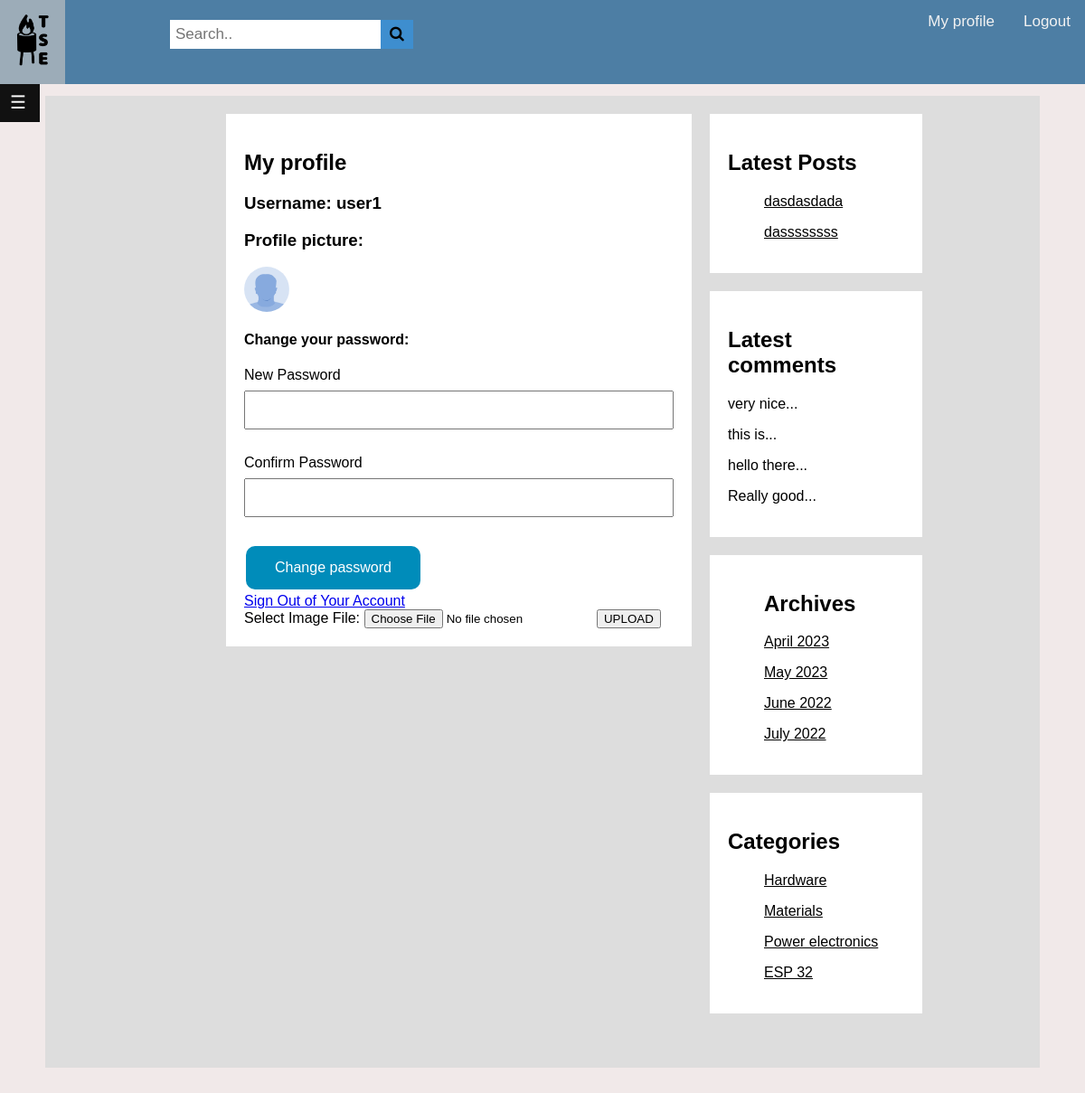
The app's page /profile.php (signed in) with its own data.
### tables this page shows
CREATE TABLE `users` (
  `id` int(11) NOT NULL,
  `username` varchar(255) NOT NULL,
  `email` varchar(255) NOT NULL,
  `role` enum('Author','Admin') DEFAULT NULL,
  `password` varchar(255) NOT NULL,
  `created_at` timestamp NULL DEFAULT current_timestamp(),
  `updated_at` timestamp NULL DEFAULT NULL,
  `image` varchar(255) DEFAULT NULL
);

CREATE TABLE `posts` (
  `id` int(11) NOT NULL,
  `heading` varchar(128) NOT NULL,
  `date` date NOT NULL,
  `post` text NOT NULL,
  `category` int(11) NOT NULL,
  `img` varchar(255) NOT NULL,
  `abstract` tinytext NOT NULL,
  `published` tinyint(1) NOT NULL,
  `updatedat` datetime NOT NULL
);

CREATE TABLE `comments` (
  `comment_id` int(11) NOT NULL,
  `post_id` int(11) NOT NULL,
  `user_id` int(11) NOT NULL,
  `date` datetime NOT NULL,
  `message` text NOT NULL
);

CREATE TABLE `categories` (
  `id` int(11) NOT NULL,
  `categoryName` varchar(300) DEFAULT NULL,
  `categorySlug` varchar(300) DEFAULT NULL
);

### profile.php (the view, shortened to what this page needs)
<?php
$id=$_SESSION["id"];
$user = mysqli_fetch_assoc(mysqli_query($link, "SELECT * FROM users WHERE id = $id"));
$new_password = $confirm_password = "";
$new_password_err = $confirm_password_err = "";
?>
<!DOCTYPE html>
<html lang="en">
<head>
<link rel="stylesheet" href="https://cdnjs.cloudflare.com/ajax/libs/font-awesome/4.7.0/css/font-awesome.min.css">
<link rel="stylesheet" href="styles.css">
</head>
<body>
<?php include 'topnav.php';?>
  <div class="container container-posts">
<div id="main">
  <button class="openbtn" onclick="openNav()">☰</button>
</div>
<div class="content-posts" id="content">
 <div class="row">
  <div class="leftcolumn">
    <div class="card" id="postcard">
       <h2> My profile</h2>
      <div class="center-posts">
          <h3> Username: <b><?php echo htmlspecialchars($_SESSION["username"]); ?></b> </h3>
          <h3> Profile picture:  </h3>
          <img src="uploads/<?php echo $user['image'];?> " height="100px" width="80px"class='avatar' >
        <h4> Change your password: </h4>
        <div>
        <form id="profile-form" action="<?php echo htmlspecialchars($_SERVER["PHP_SELF"]); ?>" method="post">
            <div class="form-group">
                <label>New Password</label>
                <input type="password"id="newpass" name="new_password" class="form-control <?php echo (!empty($new_password_err)) ? 'is-invalid' : ''; ?>" value="<?php echo $new_password; ?>">
            </div>
            <div class="form-group">
                <label>Confirm Password</label>
                <input type="password"id="confirmnewpass"  name="confirm_password" class="form-control <?php echo (!empty($confirm_password_err)) ? 'is-invalid' : ''; ?>">
            </div>
            <div class="form-group">
                <input type="submit" class="btn btn-primary" value="Change password">
            </div>
        </form>
</div>
<a href="logout.php" >Sign Out of Your Account</a>
        <form action="upload.php" method="POST" enctype="multipart/form-data">
    <label>Select Image File:</label>
    <input type="file" name="file">
    <button type="submit" name="submit">UPLOAD</button>
</form>
    </div>
 </div>
    </div>
    <?php include('sidebar.php'); ?>
        <div class="footer">
</div>
</div>
</body>
</html>

### sidebar.php (shortened to what this page needs)
<div class="rightcolumn">
    <div class="card">
    <h2>Latest Posts</h2>
      <ul>
      <?php
     $sql = "SELECT * FROM posts ORDER BY date DESC limit 4";
                    if($result = mysqli_query($link, $sql)){
                        if(mysqli_num_rows($result) > 0){
                                while($row = mysqli_fetch_array($result)){
                                if($row['published']==true){
                                        echo "<p>";
                                        echo '<a id="a-side" href="/tse/read.php?id='. $row['id']. '">'. $row['heading'].
                                        '</a>';
                                  }
                                 }
                        } else{
                            echo '<div class="alert alert-danger"><em>No records were found.</em></div>';
                        }
                    } else{
                        echo "Oops! Something went wrong. Please try again later.";
                    }
                    ?>
     </ul>
    </div>
    <div class="card">
    <h2>Latest comments</h2>
   <?php
     $sql = "SELECT * FROM comments ORDER BY date DESC limit 4";
     if($result = mysqli_query($link, $sql)){
                        if(mysqli_num_rows($result) > 0){
                                while($row = mysqli_fetch_array($result)){
                                  $sentence = $row['message'];
                                  $arr = explode(' ', trim($sentence));
                                     echo "<p>";
                                  echo $arr[0]; echo" ";  echo $arr[1]; echo"...";
                                  echo "</p>";
                                  }
                        } else{
                            echo '<div class="alert alert-danger"><em>No records were found.</em></div>';
                        }
                    } else{
                        echo "Oops! Something went wrong. Please try again later.";
                      }
                   ?>
    </div>
    <div class="card">
      <ul>
        <h2>Archives</h2>
      <p><a  id="a-side" href="archives\april.php">April 2023</a></p>
        <p><a  id="a-side" href="archives\may.php">May 2023</a></p>
        <p><a  id="a-side" href="archives\june.php">June 2022</a></p>
        <p><a  id="a-side" href="archives\july.php">July 2022</a></p>
     </ul>
    </div>
    <div class="card">
      <h2>Categories</h2>
    <?php
    $select="SELECT * FROM categories";
    $query=mysqli_query($link,$select);
    ?>
      <ul>
    <?php  while($cats=mysqli_fetch_assoc($query))  {?>
      <p>
      <a  id="a-side" href="category.php?id=<?= $cats['id']?>
      ">
      <?= $cats['categoryName']?></a>
    </p>
    <?php } mysqli_close($link);    ?>
    </ul>
    </div>
  </div>
</div>

### styles.css (style rules this page uses)
* { box-sizing: border-box; font-family: Arial, Helvetica, sans-serif; }
body { margin: 0; padding: 0; font-family: Arial, Helvetica, sans-serif; background-color: #f1e9e9; }
input[type=submit] { background-color: #008CBA; border: none; color: white; padding: 15px 32px; text-align: center; text-decoration: none; display: inline-block; font-size: 16px; margin: 4px 2px; cursor: pointer; border-radius: 10px; }
#a-side { text-decoration: underline; color: inherit; }
.content-posts { margin: 0; padding: 0; background-color: #ddd; }
.container { text-align:left; width:100%; border:none; padding: 50px; }
.openbtn { font-size: 20px; cursor: pointer; background-color: #111; color: white; padding: 10px 15px; border: none; margin-left: -70px; position: fixed; margin-top: 1px; }
#main { transition: margin-left .5s; padding: 16px; padding-top: 40px; }
.row:after { content: ""; display: table; clear: both; }
.leftcolumn { float: left; width: 65%; padding-left: 200px; }
.rightcolumn { float: left; width: 25%; background-color: #ddd; padding-left: 20px; padding-right: 20px; text-align: left; }
.card { background-color: white; padding: 20px; margin-top: 20px; }
#postcard { height: auto; }
.footer { padding: 20px; text-align: center; background: #ddd; margin-top: 20px; }
.avatar { vertical-align: middle; width: 50px; height: 50px; border-radius: 50%; }
#uname, #pass, #email, #password, #confirm, #sendmail, #newpass, #confirmnewpass { width: 100%; padding: 12px 20px; margin: 8px 0; box-sizing: border-box; }
.form-group { margin-top: 20px; }
.avatar { margin-right: 10px; vertical-align: middle; width: 50px; height: 50px; border-radius: 50%; }
.footer { left: 0; bottom: 0; width: 100%; color: white; text-align: center; }

### records on screen
users: image (picture)
posts: heading "dasdasdada"
posts: heading "dassssssss"
comments: message "very", message "nice"
comments: message "this", message "is"
comments: message "hello", message "there"
comments: message "Really", message "good"
categories: categoryName "Hardware"
categories: categoryName "Materials"
categories: categoryName "Power electronics"
categories: categoryName "ESP 32"

### other values on screen
$_SESSION["username"] "user1"
